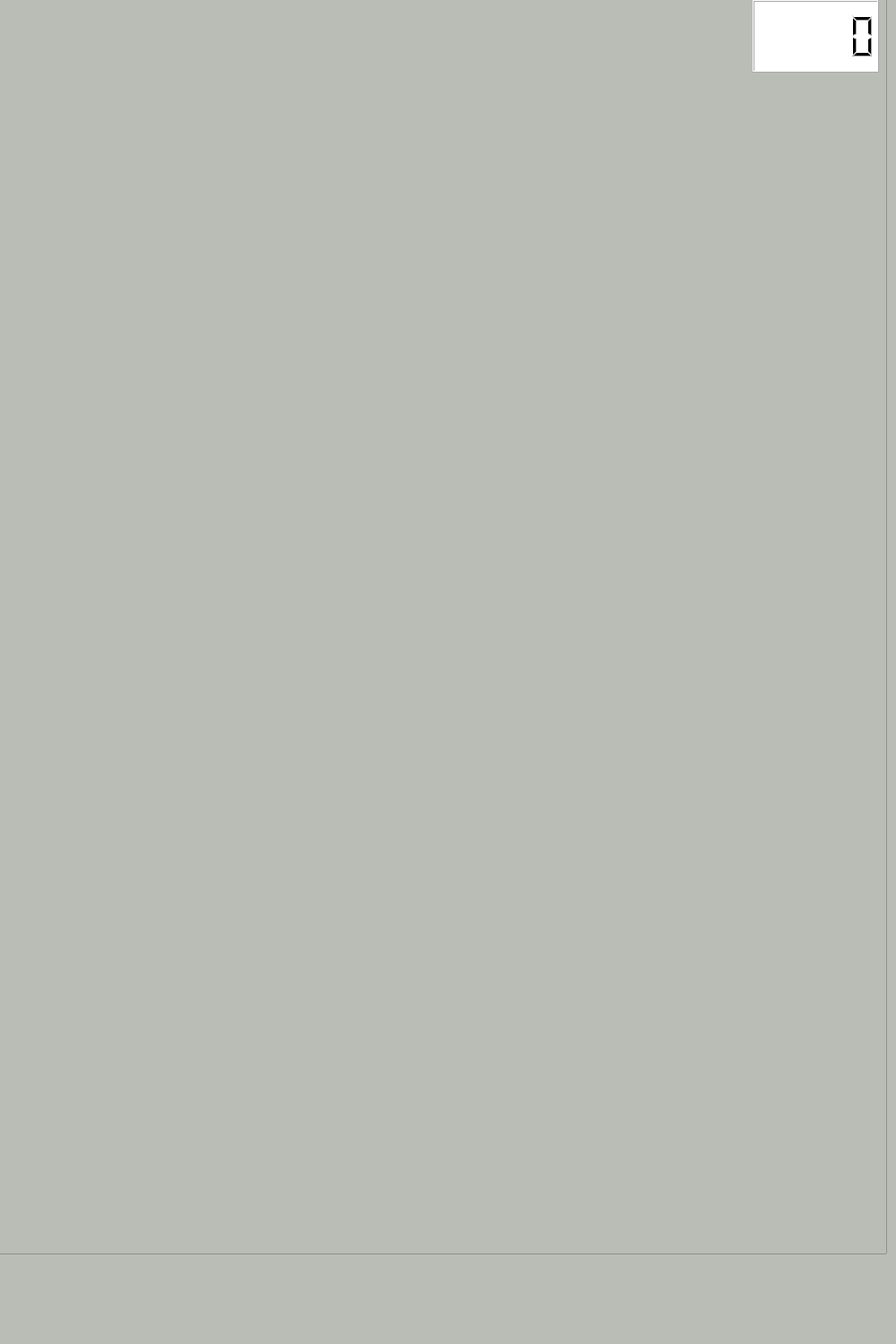
<?xml version="1.0" encoding="UTF-8"?>
<ui version="4.0">
 <class>MainWindow</class>
 <widget class="QMainWindow" name="MainWindow">
  <property name="geometry">
   <rect>
    <x>0</x>
    <y>0</y>
    <width>1000</width>
    <height>1500</height>
   </rect>
  </property>
  <property name="windowTitle">
   <string>MainWindow</string>
  </property>
  <property name="styleSheet">
   <string notr="true">background-color: rgb(186, 189, 182);</string>
  </property>
  <widget class="QWidget" name="centralWidget">
   <widget class="QGraphicsView" name="graphicsView">
    <property name="geometry">
     <rect>
      <x>-10</x>
      <y>-100</y>
      <width>1000</width>
      <height>1500</height>
     </rect>
    </property>
   </widget>
   <widget class="QLCDNumber" name="score">
    <property name="geometry">
     <rect>
      <x>840</x>
      <y>0</y>
      <width>141</width>
      <height>81</height>
     </rect>
    </property>
    <property name="styleSheet">
     <string notr="true">background-color: rgb(255, 255, 255);</string>
    </property>
   </widget>
  </widget>
 </widget>
 <layoutdefault spacing="6" margin="11"/>
 <resources/>
 <connections/>
</ui>
